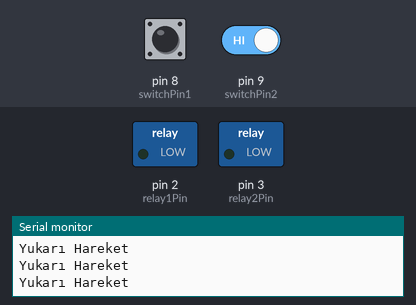
The sketch below on a simulated Arduino Uno, built with avr-gcc and run on an emulated ATmega328P. On the bench: switched loads named in the sketch (green lamp = pin HIGH), the last lines printed to the serial monitor. Inputs (shaded band) come from the test bench; at power-on: pin 8 (switchPin1) HIGH, pin 9 (switchPin2) HIGH.

Above: at 1.8 s.
1.9 s: pin 8 (switchPin1) pulled LOW for 0.6 s
At 2.4 s:
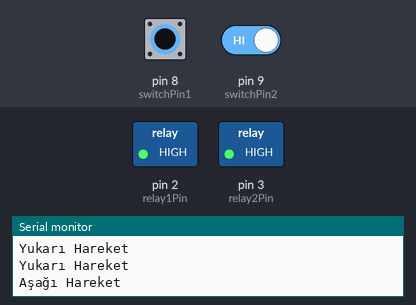
4.0 s: pin 8 (switchPin1) pulled LOW for 3.2 s
At 8.0 s:
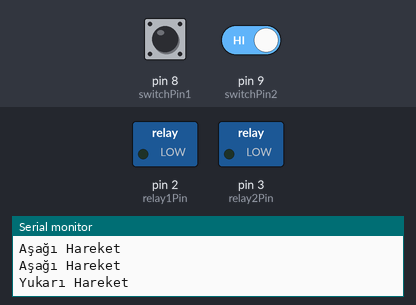
9.0 s: pin 8 (switchPin1) driven LOW and pin 9 (switchPin2) driven LOW
At 10.3 s:
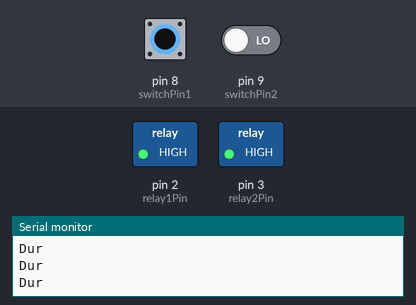
11.0 s: pin 8 (switchPin1) driven HIGH
At 11.9 s:
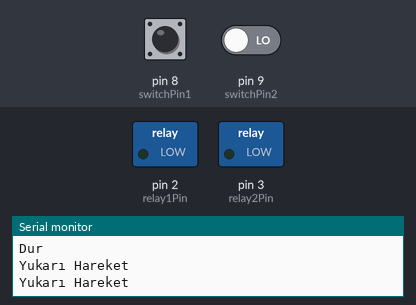
Timing chart, 0 to 13.5 s (numbered marks = the images above; inputs shaded):
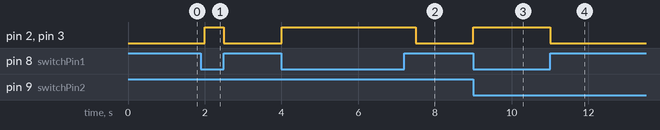

The sketch:

lift_relay_control.ino
```cpp
int relay1Pin = 2;
int relay2Pin = 3;
int switchPin1 = 8;
int switchPin2 = 9;

void setup() {
  Serial.begin(9600);
  pinMode(relay1Pin, OUTPUT);
  pinMode(relay2Pin, OUTPUT);
  pinMode(switchPin1, INPUT_PULLUP);
  pinMode(switchPin2, INPUT_PULLUP);

  digitalWrite(relay1Pin, HIGH);
  digitalWrite(relay2Pin, HIGH);
}

void loop() {
  int switchState1 = digitalRead(switchPin1);
  int switchState2 = digitalRead(switchPin2);

  if (switchState1 == HIGH) {
    //UP
    Serial.println("Yukarı Hareket");
    digitalWrite(relay1Pin, LOW);
    digitalWrite(relay2Pin, LOW);
  } else if (switchState2 == HIGH) {
    //DOWN
    Serial.println("Aşağı Hareket");
    digitalWrite(relay1Pin, HIGH);
    digitalWrite(relay2Pin, HIGH);
  } else {
    // Her iki switch de kapalıysa röleleri kapalı tut
    Serial.println("Dur");
    digitalWrite(relay1Pin, HIGH);
    digitalWrite(relay2Pin, HIGH);
  }

  delay(500);
}
```

Measured:
- after the input at 1.9 s, pin 2 (relay1Pin), pin 3 (relay2Pin): LOW → HIGH after 0.10 s, → LOW 0.50 s later
- after the input at 4.0 s, pin 2 (relay1Pin), pin 3 (relay2Pin): LOW → HIGH at once, → LOW 3.5 s later
- after the input at 9.0 s, pin 2 (relay1Pin), pin 3 (relay2Pin): LOW → HIGH at once
- after the input at 11.0 s, pin 2 (relay1Pin), pin 3 (relay2Pin): HIGH → LOW at once
